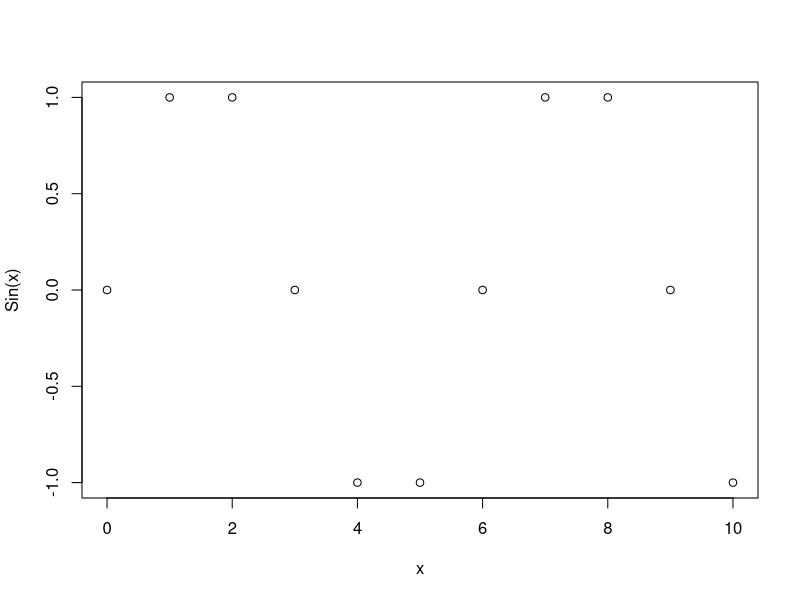

The R source for this figure:
## ---- chunk 1
knitr::opts_chunk$set(cache=TRUE, error=FALSE, fig.cap = " ", message=FALSE, warning=FALSE)
## ---- chunk 2
a <- 5
## ---- chunk 3
x <- 0:5
## ---- chunk 4
z <- c(2.3, 3.4, 9.0)
## ---- chunk 5
X <- c("a","b","c","d")
## ---- chunk 6
a
## ---- chunk 7
mode(a)
## ---- chunk 8
mode(mode)
## ---- chunk 9
3*x
## ---- chunk 10
y <- 3*x
## ---- chunk 11
ls()
## ---- chunk 12
objects()
## ---- chunk 13
a <- c(1, 2, 3, 4, 5, 6, 7, 8, 9, 10, 11, 12) # Creating a vector a of 12 elements
a
## ---- chunk 14
mat1 <- array(a, c(6,2)) # Arranging vector a of 12 elements into 6 lines and 2 columns
mat1
## ---- chunk 15
mat2 <- array(a, c(2,6)) # Arranging vector a of 12 elements into 2 lines and 6 columns
mat2
## ---- chunk 16
dim(mat1)
## ---- chunk 17
mat1[1,] 
## ---- chunk 18
Lst <- list(name="Fred", wife="Mary", no.children=3, child.ages=c(4,7,9))
Lst
## ---- chunk 19
Lst2 <-list(data1=x, data2=X, data3=y)
Lst2
## ---- chunk 20
names(Lst)
## ---- chunk 21
names(Lst2)
## ---- chunk 22
Lst2[[1]]
## ---- chunk 23
Lst2[[2]]
## ---- chunk 24
Lst2[[3]]
## ---- chunk 25
Lst2[[3]][2] #gives the 2nd element of the 3rd component
## ---- chunk 26
# read in date/time info in format 'm/d/y'
dates <- c("02/27/92", "02/27/92", "01/14/92", "02/28/92", "02/01/92")
as.Date(dates, "%m/%d/%y")
## ---- chunk 27
1+2
## ---- chunk 28
x <- Sys.Date()
NineDays <- seq(x, length.out=9, by=1)
View(NineDays)
## ---- chunk 29
student_nb <- c(4,2,2,0,2,4,0,2)
sum(student_nb)
a <- sum(student_nb)%% 2
a == 0
## ---- chunk 30
plot(0:10,round(sin(0:10),0.1),cex=1,xlab = "x", ylab = "Sin(x)")
